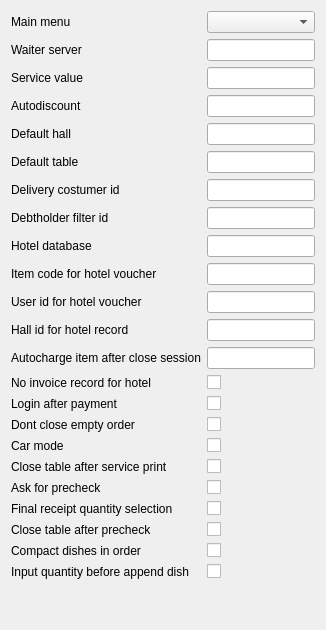
         <widget class="QWidget" name="tab_5">
          <attribute name="title">
           <string>Sale, waiter</string>
          </attribute>
          <layout class="QGridLayout" name="gridLayout_5">
           <item row="0" column="2">
            <widget class="C5ComboBox" name="cbMenu">
             <property name="Tag" stdset="0">
              <number>9</number>
             </property>
            </widget>
           </item>
           <item row="4" column="0">
            <widget class="QLabel" name="label_11">
             <property name="text">
              <string>Default hall</string>
             </property>
            </widget>
           </item>
           <item row="5" column="2">
            <widget class="C5LineEdit" name="leTable">
             <property name="Tag" stdset="0">
              <number>12</number>
             </property>
            </widget>
           </item>
           <item row="14" column="2">
            <widget class="C5CheckBox" name="chWaiterLoginAfterPayment">
             <property name="text">
              <string/>
             </property>
             <property name="Tag" stdset="0">
              <number>51</number>
             </property>
            </widget>
           </item>
           <item row="21" column="0">
            <widget class="QLabel" name="label_94">
             <property name="text">
              <string>Compact dishes in order</string>
             </property>
            </widget>
           </item>
           <item row="2" column="0">
            <widget class="QLabel" name="label_2">
             <property name="text">
              <string>Service value</string>
             </property>
            </widget>
           </item>
           <item row="16" column="0">
            <widget class="QLabel" name="label_33">
             <property name="text">
              <string>Car mode</string>
             </property>
            </widget>
           </item>
           <item row="3" column="0">
            <widget class="QLabel" name="label_109">
             <property name="text">
              <string>Autodiscount</string>
             </property>
            </widget>
           </item>
           <item row="18" column="0">
            <widget class="QLabel" name="label_92">
             <property name="text">
              <string>Ask for precheck</string>
             </property>
            </widget>
           </item>
           <item row="11" column="0">
            <widget class="QLabel" name="label_67">
             <property name="text">
              <string>Hall id for hotel record</string>
             </property>
            </widget>
           </item>
           <item row="6" column="0">
            <widget class="QLabel" name="label_110">
             <property name="text">
              <string>Delivery costumer id</string>
             </property>
            </widget>
           </item>
           <item row="5" column="0">
            <widget class="QLabel" name="label_12">
             <property name="text">
              <string>Default table</string>
             </property>
            </widget>
           </item>
           <item row="22" column="2">
            <widget class="C5CheckBox" name="chAppendQuantityBefore">
             <property name="text">
              <string/>
             </property>
             <property name="Tag" stdset="0">
              <number>117</number>
             </property>
            </widget>
           </item>
           <item row="10" column="2">
            <widget class="C5LineEdit" name="leUserIdForHotelVoucher">
             <property name="Tag" stdset="0">
              <number>70</number>
             </property>
            </widget>
           </item>
           <item row="13" column="0">
            <widget class="QLabel" name="label_68">
             <property name="text">
              <string>No invoice record for hotel</string>
             </property>
            </widget>
           </item>
           <item row="19" column="0">
            <widget class="QLabel" name="label_91">
             <property name="text">
              <string>Final receipt quantity selection</string>
             </property>
            </widget>
           </item>
           <item row="16" column="2">
            <widget class="C5CheckBox" name="chCarMode">
             <property name="text">
              <string/>
             </property>
             <property name="Tag" stdset="0">
              <number>30</number>
             </property>
            </widget>
           </item>
           <item row="12" column="0">
            <widget class="QLabel" name="label_104">
             <property name="text">
              <string>Autocharge item after close session</string>
             </property>
            </widget>
           </item>
           <item row="6" column="2">
            <widget class="C5LineEdit" name="leDeliveryCostumerId">
             <property name="Tag" stdset="0">
              <number>119</number>
             </property>
            </widget>
           </item>
           <item row="11" column="2">
            <widget class="C5LineEdit" name="leHallIdForHotel">
             <property name="Tag" stdset="0">
              <number>71</number>
             </property>
            </widget>
           </item>
           <item row="0" column="0">
            <widget class="QLabel" name="label_9">
             <property name="text">
              <string>Main menu</string>
             </property>
            </widget>
           </item>
           <item row="19" column="2">
            <widget class="C5CheckBox" name="chFinalReceiptQtySelect">
             <property name="text">
              <string/>
             </property>
             <property name="Tag" stdset="0">
              <number>98</number>
             </property>
            </widget>
           </item>
           <item row="18" column="2">
            <widget class="C5CheckBox" name="chAskForPrecheck">
             <property name="text">
              <string/>
             </property>
             <property name="Tag" stdset="0">
              <number>96</number>
             </property>
            </widget>
           </item>
           <item row="14" column="0">
            <widget class="QLabel" name="label_53">
             <property name="text">
              <string>Login after payment</string>
             </property>
            </widget>
           </item>
           <item row="9" column="0">
            <widget class="QLabel" name="label_25">
             <property name="text">
              <string>Item code for hotel voucher</string>
             </property>
            </widget>
           </item>
           <item row="17" column="0">
            <widget class="QLabel" name="label_75">
             <property name="text">
              <string>Close table after service print</string>
             </property>
            </widget>
           </item>
           <item row="17" column="2">
            <widget class="C5CheckBox" name="chCloseTablefterServicePrint">
             <property name="text">
              <string/>
             </property>
             <property name="Tag" stdset="0">
              <number>79</number>
             </property>
            </widget>
           </item>
           <item row="7" column="2">
            <widget class="C5LineEdit" name="leDebtholderFilterId">
             <property name="Tag" stdset="0">
              <number>120</number>
             </property>
            </widget>
           </item>
           <item row="4" column="2">
            <widget class="C5LineEdit" name="leHall">
             <property name="Tag" stdset="0">
              <number>11</number>
             </property>
            </widget>
           </item>
           <item row="15" column="0">
            <widget class="QLabel" name="label_102">
             <property name="text">
              <string>Dont close empty order</string>
             </property>
            </widget>
           </item>
           <item row="9" column="2">
            <widget class="C5LineEdit" name="leItemCodeForHotel">
             <property name="Tag" stdset="0">
              <number>21</number>
             </property>
            </widget>
           </item>
           <item row="20" column="2">
            <widget class="C5CheckBox" name="chCloseTableAfterPrecheck">
             <property name="text">
              <string/>
             </property>
             <property name="Tag" stdset="0">
              <number>85</number>
             </property>
            </widget>
           </item>
           <item row="8" column="0">
            <widget class="QLabel" name="label_19">
             <property name="text">
              <string>Hotel database</string>
             </property>
            </widget>
           </item>
           <item row="12" column="2">
            <widget class="C5LineEdit" name="leAutochargeDishAfterSessionClose">
             <property name="Tag" stdset="0">
              <number>111</number>
             </property>
            </widget>
           </item>
           <item row="20" column="0">
            <widget class="QLabel" name="label_81">
             <property name="text">
              <string>Close table after precheck</string>
             </property>
            </widget>
           </item>
           <item row="21" column="2">
            <widget class="C5CheckBox" name="chCompactDishesInOrder">
             <property name="text">
              <string/>
             </property>
             <property name="Tag" stdset="0">
              <number>101</number>
             </property>
            </widget>
           </item>
           <item row="2" column="2">
            <widget class="C5LineEdit" name="leServiceFactor">
             <property name="Tag" stdset="0">
              <number>2</number>
             </property>
            </widget>
           </item>
           <item row="15" column="2">
            <widget class="C5CheckBox" name="chDontCloseEmtpyOrder">
             <property name="text">
              <string/>
             </property>
             <property name="Tag" stdset="0">
              <number>109</number>
             </property>
            </widget>
           </item>
           <item row="10" column="0">
            <widget class="QLabel" name="label_43">
             <property name="text">
              <string>User id for hotel voucher</string>
             </property>
            </widget>
           </item>
           <item row="23" column="2">
            <spacer name="verticalSpacer_5">
             <property name="orientation">
              <enum>Qt::Orientation::Vertical</enum>
             </property>
             <property name="sizeHint" stdset="0">
              <size>
               <width>20</width>
               <height>40</height>
              </size>
             </property>
            </spacer>
           </item>
           <item row="22" column="0">
            <widget class="QLabel" name="label_108">
             <property name="text">
              <string>Input quantity before append dish</string>
             </property>
            </widget>
           </item>
           <item row="8" column="2">
            <widget class="C5LineEdit" name="leHotelDatabase">
             <property name="Tag" stdset="0">
              <number>17</number>
             </property>
            </widget>
           </item>
           <item row="7" column="0">
            <widget class="QLabel" name="label_111">
             <property name="text">
              <string>Debtholder filter id</string>
             </property>
            </widget>
           </item>
           <item row="13" column="2">
            <widget class="C5CheckBox" name="chNoInvoiceRecordForHotel">
             <property name="text">
              <string/>
             </property>
             <property name="Tag" stdset="0">
              <number>72</number>
             </property>
            </widget>
           </item>
           <item row="3" column="2">
            <widget class="C5LineEdit" name="leAutoDiscount">
             <property name="Tag" stdset="0">
              <number>118</number>
             </property>
            </widget>
           </item>
           <item row="1" column="0">
            <widget class="QLabel" name="label_44">
             <property name="text">
              <string>Waiter server</string>
             </property>
            </widget>
           </item>
           <item row="1" column="2">
            <widget class="C5LineEdit" name="leWaiterServer">
             <property name="Tag" stdset="0">
              <number>2</number>
             </property>
            </widget>
           </item>
          </layout>
         </widget>
